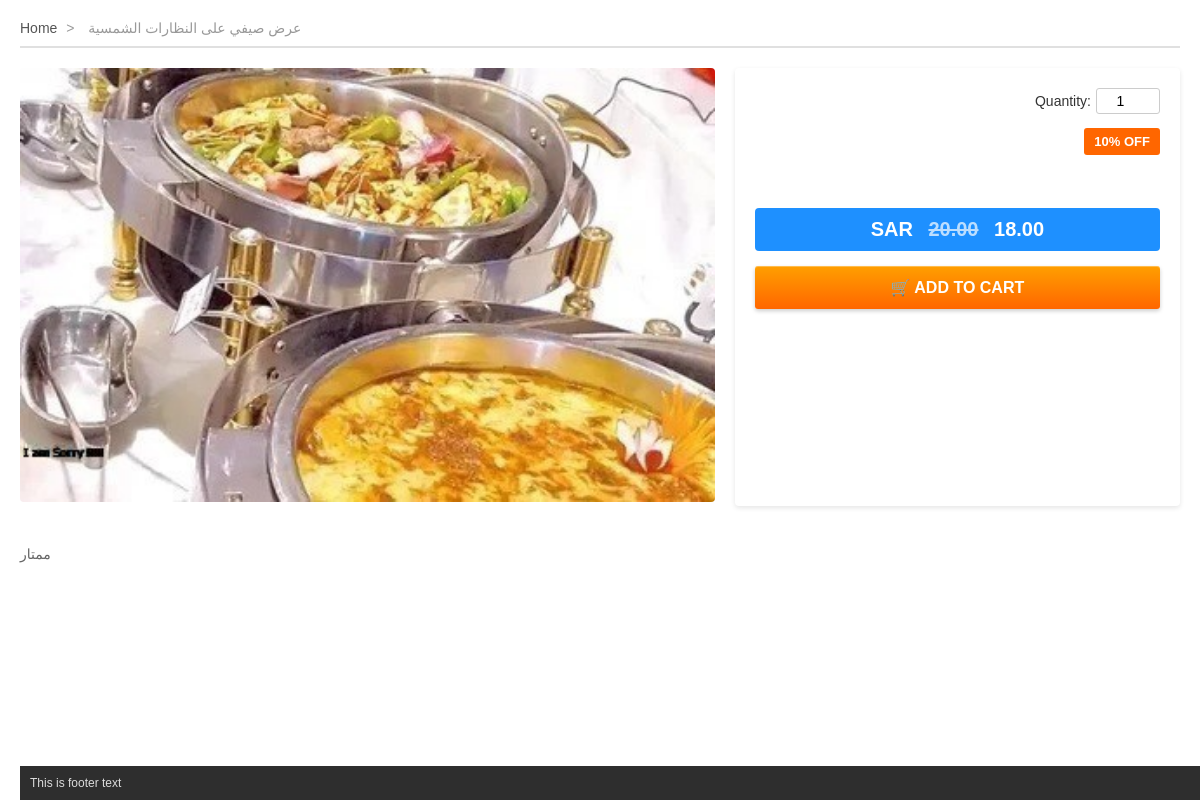
The page /offer.php?id=2 on the database its author committed.
### tables this page shows
CREATE TABLE `offer` (
  `id` int(11) NOT NULL,
  `title` varchar(255) NOT NULL,
  `description` text DEFAULT NULL,
  `org_price` decimal(10,2) NOT NULL,
  `discount` int(11) NOT NULL DEFAULT 0,
  `image` varchar(255) DEFAULT NULL,
  `cat_id` int(11) NOT NULL,
  `user_id` int(11) NOT NULL,
  `quantity` int(11) NOT NULL,
  `creation_date` datetime DEFAULT current_timestamp()
);

### offer.php (the view, shortened to what this page needs)
<?php
include "connection.php";
$offer_id = (int) $_GET['id'];
$sql = "SELECT * FROM offer WHERE id = $offer_id";
$result = mysqli_query($con, $sql);
$row   = mysqli_fetch_assoc($result);
$orig  = (float) $row['org_price'];
$disc  = (float) $row['discount'];
$deal  = $orig - ($orig * $disc / 100);
$title = htmlspecialchars($row['title'], ENT_QUOTES, 'UTF-8');
$image = 'uploads/' . htmlspecialchars($row['image'], ENT_QUOTES, 'UTF-8');
$desc  = nl2br(htmlspecialchars($row['description'], ENT_QUOTES, 'UTF-8'));
?>
<!DOCTYPE html>
<html lang="en" dir="ltr">
<head>
  <link rel="stylesheet" href="css/style3.css">
</head>
<body>
  <div class="breadcrumb">
    <a href="index.php">Home</a>
    <span>&gt;</span>
    <span><?= $title ?></span>
  </div>
  <div class="offer-container">
    <div class="offer-left">
      <img class="main" src="<?= $image ?>" alt="<?= $title ?>">
    </div>
    <div class="offer-right">
      <div class="quantity-selector">
        <label for="qty">Quantity:</label>
        <input type="number" id="qty" name="quantity" value="1" min="1">
      </div>
      <div class="discount-badge"><?= $disc ?>% OFF</div>
      <div class="price-section">
        <span>SAR <s><?= number_format($orig,2) ?></s> <span class="deal-price-amount"><?= number_format($deal,2) ?></span></span>
      </div>
      <form method="post" action="cart.php">
        <button type="submit" class="add-cart-btn">
        🛒 ADD TO CART
        </button>
      </form>
    </div>
  </div>
  <p class="caption"><?= $desc ?></p>
</body>
<?php include 'footer.php'; ?>
</html>

### css/style3.css (style rules this page uses)
body { font-family: Arial, sans-serif; margin: 20px; background: #fff; color: #333; }
.breadcrumb { font-size: 14px; margin-bottom: 10px; }
.breadcrumb a { text-decoration: none; color: #555; }
.breadcrumb span { margin: 0 5px; color: #999; }
.offer-container { display: flex; gap: 20px; border-top: 2px solid #e0e0e0; padding-top: 20px; }
.offer-left { flex: 1 1 60%; position: relative; }
.offer-left img.main { width: 100%; border-radius: 4px; }
.offer-right { flex: 1 1 35%; background: #fff; padding: 40px 20px 20px; border-radius: 4px; box-shadow: 0 2px 5px rgba(0,0,0,0.1); position: relative; }
.quantity-selector { position: absolute; top: 20px; right: 20px; display: flex; align-items: center; }
.quantity-selector label { font-size: 14px; margin-right: 5px; }
.quantity-selector input { width: 50px; padding: 4px 6px; font-size: 14px; text-align: center; border: 1px solid #ccc; border-radius: 3px; }
.discount-badge { position: absolute; top: 60px; right: 20px; background: #ff6600; color: #fff; padding: 6px 10px; font-weight: bold; border-radius: 3px; font-size: 13px; }
.price-section { background-color: #1e90ff; color: white; font-weight: bold; text-align: center; border-radius: 4px; padding: 10px 0; margin-top: 100px; margin-bottom: 15px; font-size: 20px; }
.price-section s { color: #fff; margin: 0 10px; opacity: 0.7; }
.deal-price-amount { color: white; font-weight: bold; }
.add-cart-btn { display: flex; align-items: center; justify-content: center; background: linear-gradient(to bottom, #ff9f00 0%, #ff6600 100%); color: #fff; border: none; padding: 12px; font-size: 16px; font-weight: bold; text-transform: uppercase; cursor: pointer; border-radius: 3px; width: 100%; box-shadow: inset 0 1px rgba(255,255,255,0.3), 0 2px 4px rgba(0,0,0,0.2); text-decoration: none; }
.caption { margin-top: 40px; font-size: 14px; color: #666; }

### footer.php (style rules this page uses)
body { padding-bottom: 60px; }

### rows shown on the page
offer: title "عرض صيفي على النظارات الشمسية", image (picture), discount "10", org_price "20.00", deal "18.00", description "ممتار"
